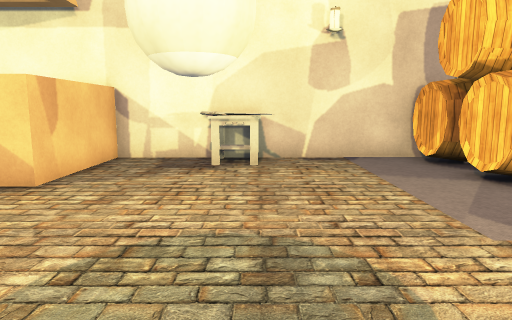
View 1 (above)

12 first-person views from a walk through a Unity game level. The camera is 1.4 m above the floor, tilts 8° down and sees 70° across. The floor is counted in squares, 1 m on a side. Each view is taken from the middle of a square. On the plan, view 1 faces up. The plan holds only what a view shows up to about 16 squares ahead; the rest is blank. The player is left out. Some surface patterns are stand-ins.

View 2
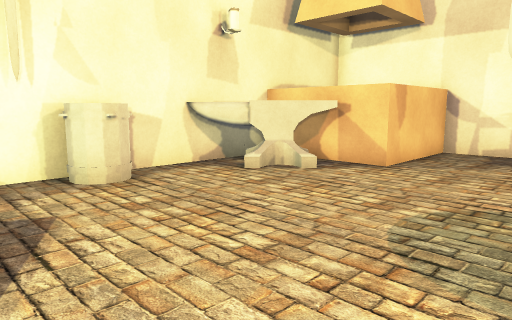

View 3
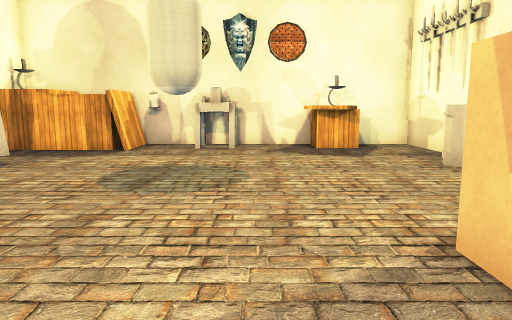

View 4
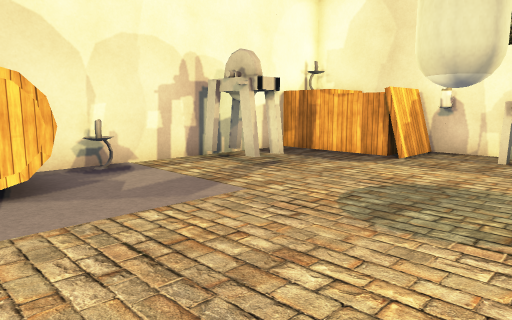

View 5
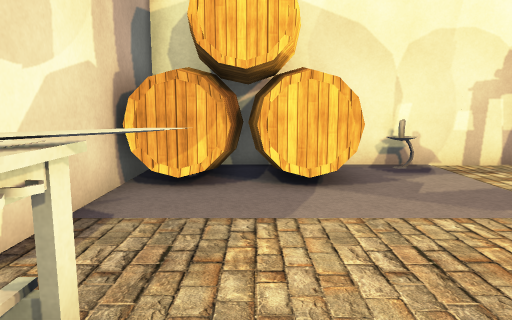

View 6
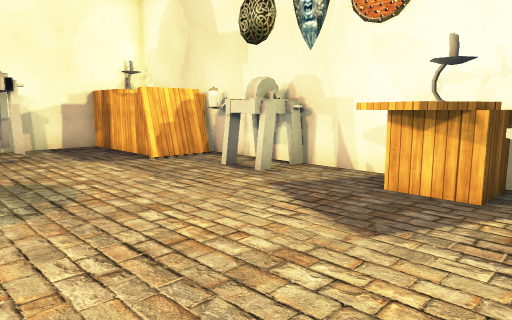

View 7
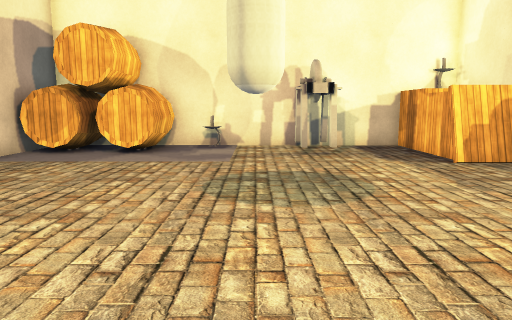

View 8
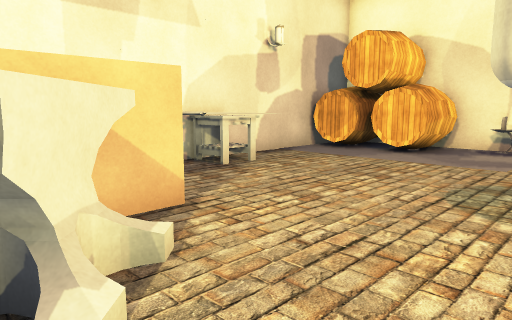

View 9
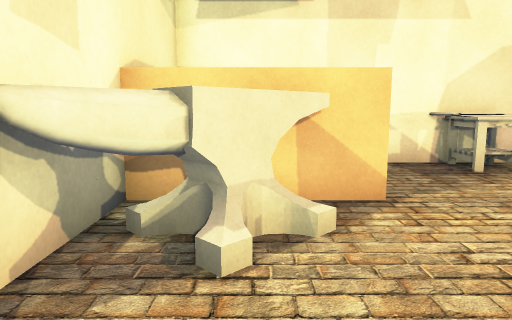

View 10
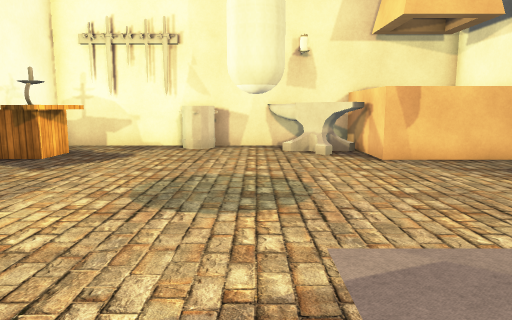

View 11
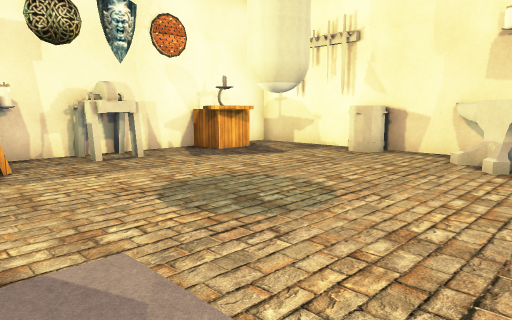

View 12
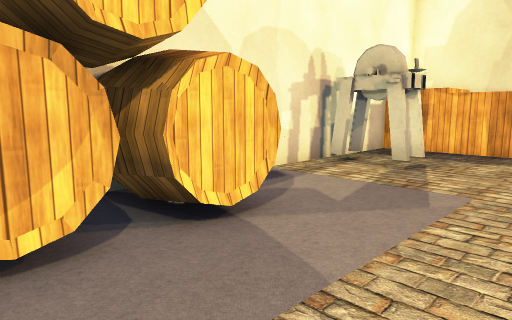

### Floor plan
Key: @ floor where view 1 was taken; # wall or solid block; . floor; C crate; O other object.
Columns run from 8 left of view 1 to 7 right of it. Each row starts with its distance up from view 1.
 11     ##########
 10  OOOO..#O... OO
  9  OOOO..O#... OOO
  8  OOOO....... OOO
  7 #OOOO........OOO
  6 #OOO........ OOO
  5 #OO.........  OO
  4 #O.............#
  3 #..............#
  2 #..............#
  1 #O...........O##
  0 #O......@......#
 -1 #..............#
 -2 #..C.......C...#
 -3 #.CCC..OO.CCCCC#
 -4 #.C C..OO.#C CC
 -5 ############

Where each view was taken, in squares from view 1:
view 1: 0 up, 0 right, facing up
view 2: 2 down, 0 right, facing up-left
view 3: 10 up, 2 left, facing down
view 4: 8 up, 2 left, facing down-right
view 5: 8 up, 2 left, facing right
view 6: 3 up, 7 left, facing down-right
view 7: 3 up, 7 left, facing right
view 8: 2 up, 7 left, facing up-right
view 9: 1 up, 6 left, facing up
view 10: 3 up, 6 right, facing left
view 11: 7 up, 4 right, facing down-left
view 12: 10 up, 1 right, facing down-right
